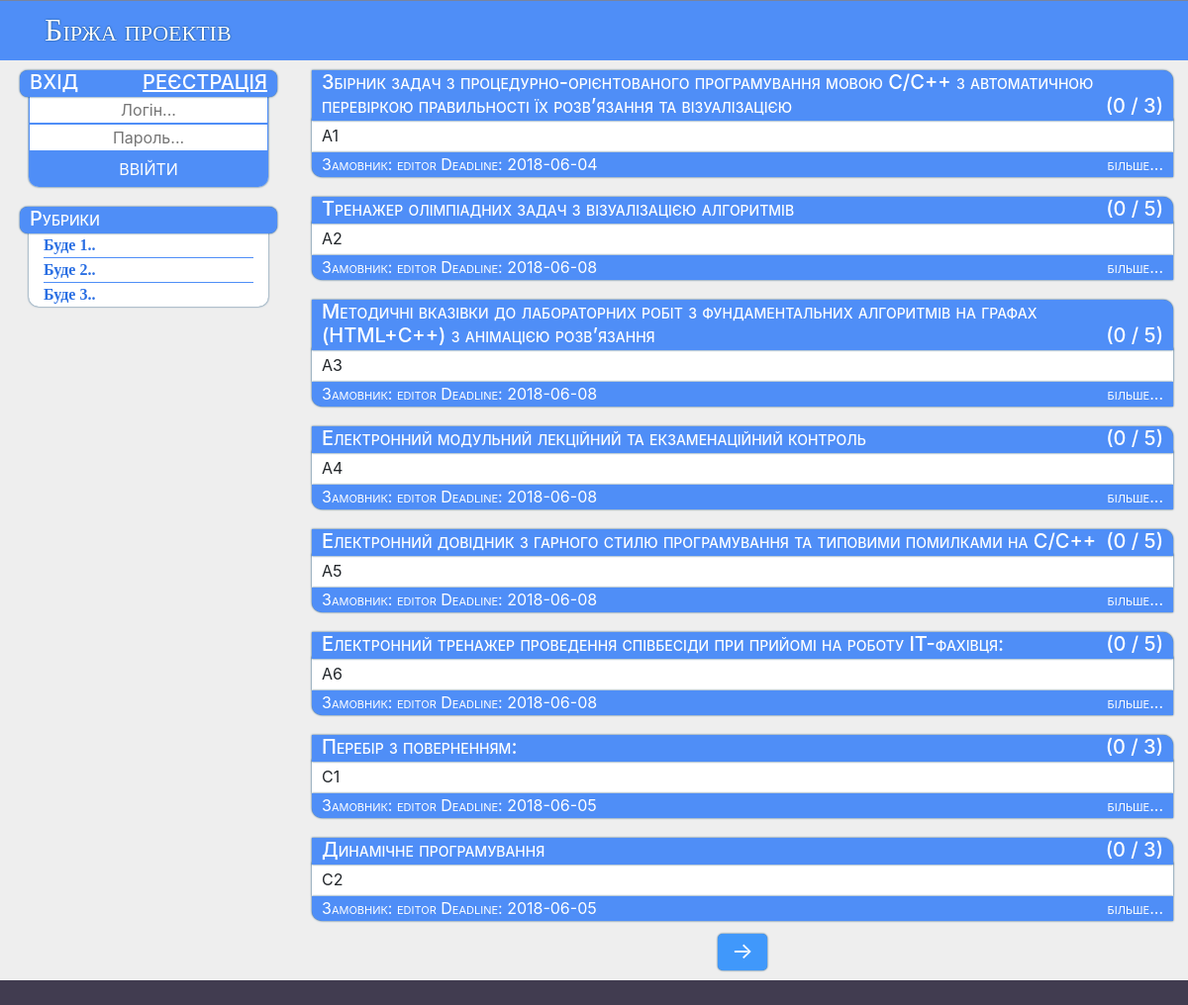
The page / on the database its author committed.
### tables this page shows
CREATE TABLE tasks (
  id integer primary key autoincrement,
  login text not null,
  title text not null,
  description text not null,
  content mediumtext not null,
  max_people integer not null,
  now_people integer,
  date date not null,
  deadline date not null,
  subject text not null
);

### core.py (the view)
@app.route('/')
def index():
    return pages(1)

### core.py (called while the page is built)
def connect_db():
    rv = sqlite3.connect(app.config['DATABASE'])
    rv.row_factory = sqlite3.Row
    return rv

def get_db():
    if not hasattr(g, 'sqlite_db'):
        g.sqlite_db = connect_db()
    return g.sqlite_db

@app.route('/page/<int:num>')
def pages(num):
    db = get_db()
    if num <= 1: num = 1; prev = None; title = None
    else: prev = "/page/" + str(num - 1); title = "Page - " + str(num)
    rows = db.execute('select count(*) from tasks').fetchone()[0]
    if app.config['PROJECTS_PER_PAGE']*(num) >= rows: next_ = None
    else: next_ = "/page/" + str(num + 1)
    pr = db.execute('select title, description, id, login, deadline, now_people, max_people from tasks order by id desc limit ? offset ?', [app.config['PROJECTS_PER_PAGE'], app.config['PROJECTS_PER_PAGE']*(num-1)])
    return render_template('index.html', projects = pr, title=title, previous = prev, next = next_)

### templates/index.html (shortened to what this page needs)
{% extends "layout.html" %}
{% block body %}
{% for p in projects %}
  					<div class="article">
						<h5 class="article-head title"><a href="/task/{{p.id}}">{{ p.title }} <div class="right">({{ p.now_people }} / {{ p.max_people }})</div></a></h5>
						<div class="text">
							{{ p.description }}
						</div>
						<div class="article-bottom title">
							<a>Замовник: </a><a href="/profile/{{ p.login }}">{{ p.login }}</a>
							<a>Deadline: {{ p.deadline }}</a>
							<a class="read_more" href="/task/{{ p.id }}">більше...</a>
						</div>
					</div>
{% endfor %}
				<div class="nav">
					{% if next %}
					<a href="{{ next }}" class="right">&#8594;</a>
					{% endif %}
				</div>
{% endblock %}

### templates/layout.html (shortened to what this page needs)
<!DOCTYPE html>
<html lang="en">
<head>
  <link rel="stylesheet" href="{{ url_for('static', filename='style.css') }}">
  <link rel="stylesheet" href="https://maxcdn.bootstrapcdn.com/bootstrap/4.1.0/css/bootstrap.min.css">
  <link href="https://cdn.quilljs.com/1.3.6/quill.snow.css" rel="stylesheet">
</head>
<body>
<div class="container-fluid">
    <div class="row">
		<div class="col-12 head">
		<div class="container title">
			<h2>Біржа проектів</h2>
		</div>
		</div>
		<div class="container-fluid main">
			<div class="row">
				<div class="col-lg-3 col-md-4 menu">
					{% if session.logged_in %}
					<div class="mono">
						<h5 class="title">Меню користувача</h5>
						<div class="container-fluid">
							{% if session.employer %}
							<a href="/write">Додати роботу</a>
							<a href="/user/{{ session.login }}">Додані мною роботи</a>
							<a href="/profile/{{ session.login }}">Мій профіль</a>
							{% endif %}
							{% if session.employee %}
							<a href="/my_works">Мої роботи</a>
							{% endif %}
							<a href="/">Інше...</a>
							{% if session.admin %}
							<a href="/edit_users">Редагувати користувачів</a>
							{% endif %}
							<a href="/logout">Вийти</a>
						</div>
					</div>
					{% else %}
					<div class="mono login_f">
						<h5 class="title">ВХІД <a onclick="hide_login()">РЕЄСТРАЦІЯ</a></h5>
						<div class="c-login">
							<input class="login" type="text" placeholder="Логін..." id="l_login">
							<input class="password" type="password" placeholder="Пароль..." id="l_password">
							<div class="but_login" id="send_login">ВВІЙТИ</div>
						</div>
					</div>
					{% endif %}
					<div class="mono">
						<h5 class="title">Рубрики</h5>
						<div class="container-fluid">
							<a href="">Буде 1..</a>
							<a href="">Буде 2..</a>
							<a href="">Буде 3..</a>
						</div>
					</div>
				</div>
				<div class="col-lg-9 col-md-8 content">
					{% block body %}{% endblock %}
				</div>
			</div>
		</div>
		<div class="col-12 end"></div>
    </div>
</div>
</body>
</html>

### static/style.css (style rules this page uses)
body { background: #eee !important; }
.head { background: #4f8ef7; height: 60px; margin-top: 25px; text-shadow: 0px 0px 2px #013e6b; }
.head .title { cursor: pointer; }
.container { font-family: "Gill Sans, sans-serif"; padding: 10px 5px; }
.mono { padding: 10px 5px; }
.mono .title { background: #4f8ef7; padding: 0px 10px 3px; border-radius: 8px; box-shadow: 0px 0px 2px #013e6b; }
.article { padding: 10px 0px; }
.article .text { box-shadow: 0px 0px 2px #013e6b; margin-top: -10px; padding: 5px 10px 5px 10px; background: #fff; }
.article-bottom { height: 25px; background: #4f8ef7; padding: 0px 10px 3px; border-radius: 0px 0px 0px 10px; box-shadow: 0px 0px 2px #013e6b; }
.article-bottom .read_more { float: right; }
.article-bottom a, .article-head a { color: #fff; text-decoration: none !important; }
.article-head { background: #4f8ef7; padding: 0px 10px 3px; border-radius: 0px 10px 0px 0px; box-shadow: 0px 0px 2px #013e6b; }
.title { overflow: hidden; font-variant: small-caps; position: relative; color: white; z-index: 99; }
.mono .container-fluid { background: white; width: 93%; border-radius: 0px 0px 10px 10px; margin-top: -9px; box-shadow: 0px 0px 2px #013e6b; }
.mono .container-fluid a { display: list-item; list-style: none; color: #2a6fe3; font-family: "Gill Sans, sans-serif"; font-weight: bold; overflow: hidden; border-top: solid 1px #4f8ef7; }
.end { background: #07001bbf; height: 25px; }
.container-fluid input { width: 100%; text-align: center; border: 1px solid #4f8ef7; }
.c-login { background: white; width: 93%; border-radius: 0px 0px 10px 10px; margin-top: -9px; box-shadow: 0px 0px 2px #013e6b; box-sizing: border-box; margin-right: auto; margin-left: auto; }
.but_login { background: #4f8ef7; text-align: center; cursor: pointer; color: #fff; border-radius: 0px 0px 10px 10px; padding: 6px; }
.mono .title a { float: right; text-decoration: underline !important; cursor: pointer; }
.main { width: 1280px !important; }
.nav { padding: 3px 0px 10px 0px; }
.nav a { text-decoration: none; color: #fff; background: #4098fb; border-radius: 5px; margin-left: auto; margin-right: auto; height: 37px; width: 50px; font-size: 23px; text-align: center; box-shadow: 0px 0px 2px #013e6b; }
.nav .right { float: right; }
.right { float: right; }

### rows shown on the page
tasks: title "Збірник задач з процедурно-орієнтованого програмування мовою С/С++ з автоматичною перевіркою правильності їх розв’язання та візуалізацією", now_people "0", max_people "3", description "A1", login "editor", deadline "2018-06-04"
tasks: title "Тренажер олімпіадних задач з візуалізацією алгоритмів", now_people "0", max_people "5", description "A2", login "editor", deadline "2018-06-08"
tasks: title "Методичні вказівки до лабораторних робіт з фундаментальних алгоритмів на графах (HTML+C++) з анімацією розв’язання", now_people "0", max_people "5", description "A3", login "editor", deadline "2018-06-08"
tasks: title "Електронний модульний лекційний та екзаменаційний контроль", now_people "0", max_people "5", description "A4", login "editor", deadline "2018-06-08"
tasks: title "Електронний довідник з гарного стилю програмування та типовими помилками на С/C++", now_people "0", max_people "5", description "A5", login "editor", deadline "2018-06-08"
tasks: title "Електронний тренажер проведення співбесіди при прийомі на роботу ІТ-фахівця:", now_people "0", max_people "5", description "A6", login "editor", deadline "2018-06-08"
tasks: title "Перебір з поверненням:", now_people "0", max_people "3", description "C1", login "editor", deadline "2018-06-05"
tasks: title "Динамічне програмування", now_people "0", max_people "3", description "C2", login "editor", deadline "2018-06-05"
